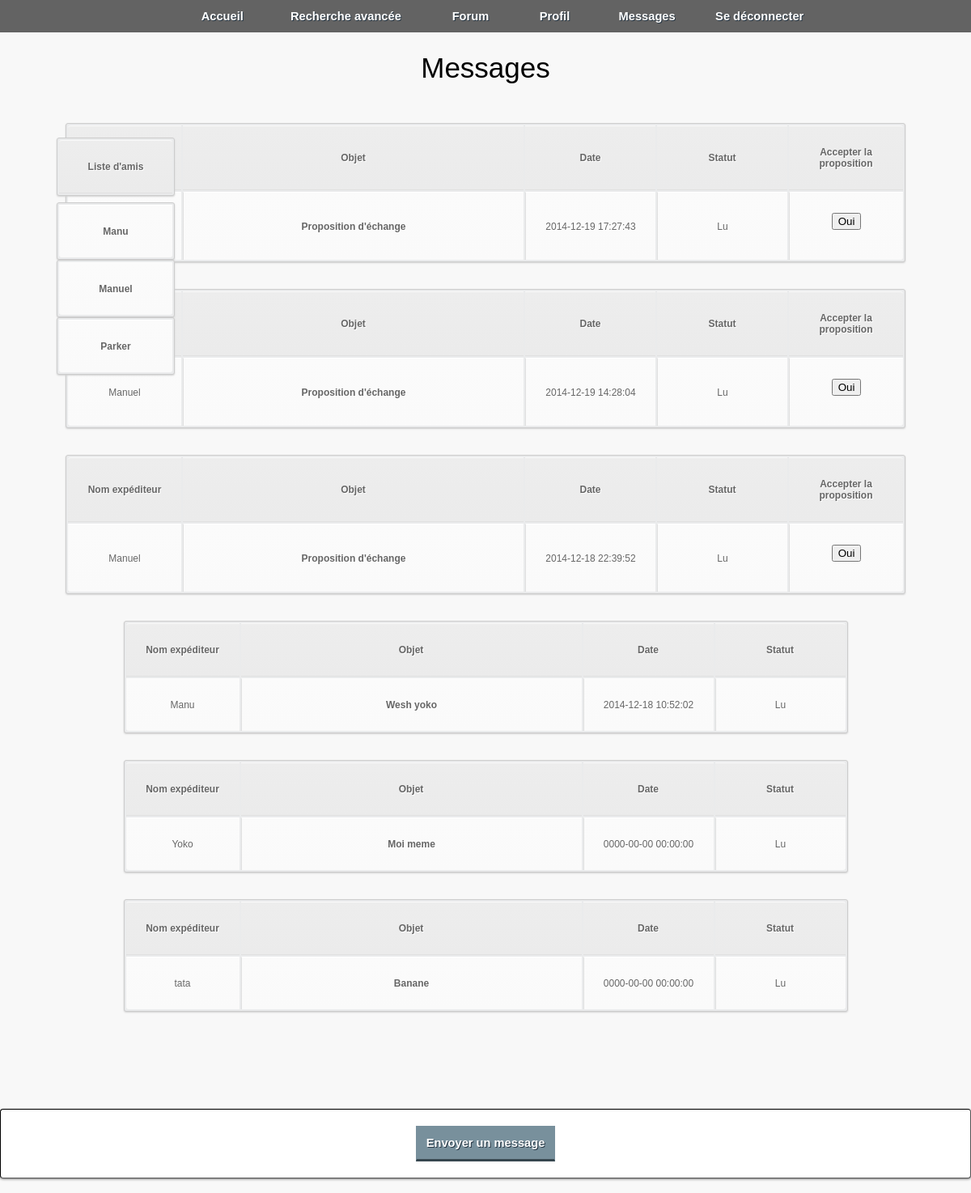
Page /fichiers_php/message.php (signed in) on the committed database.
### tables this page shows
CREATE TABLE IF NOT EXISTS `users` (
  `id_users` int(255) NOT NULL AUTO_INCREMENT,
  `username` varchar(255) NOT NULL,
  `nom_user` varchar(200) NOT NULL,
  `prenom_user` varchar(200) NOT NULL,
  `description_users` text NOT NULL,
  `preference_echange` text NOT NULL,
  `password` varchar(255) NOT NULL,
  `email` varchar(255) NOT NULL,
  `rights` varchar(255) NOT NULL,
  `signup_date` date NOT NULL,
  `avatar` varchar(300) NOT NULL,
  PRIMARY KEY (`id_users`)
);

CREATE TABLE IF NOT EXISTS `messages` (
  `id_message` int(11) NOT NULL AUTO_INCREMENT,
  `id_expediteur` int(11) NOT NULL DEFAULT '0',
  `id_destinataire` int(11) NOT NULL DEFAULT '0',
  `date_update` datetime DEFAULT '0000-00-00 00:00:00',
  `titre_message` text NOT NULL,
  `message` text NOT NULL,
  `lu_nonlu` int(11) DEFAULT NULL,
  `echange` int(11) DEFAULT NULL,
  PRIMARY KEY (`id_message`)
);

### fichiers_php/message.php (the view, shortened to what this page needs)
<html>
<head>
    <link rel="stylesheet" href="../style.css" />
</head>
<body>
<header>
    <?php include("menus.php"); ?>
</header>
<div class="superglobal">
    <div class="global">
        <div id="bloc_page_msg">
            <?php
            $req = $bdd -> prepare("SELECT id_ami FROM favoris WHERE friend=1 AND id_user=? GROUP BY id_ami");
            $req -> execute(array($_SESSION['userid']));
            $nb_friend = $req -> rowCount();
            if ($nb_friend !==0) {
                ?><table class="tableau_title_friend_box">
                    <tr>
                        <th>Liste d'amis</th>
                    </tr>
                </table>
                <div class="friend_box">
                <?php
                for ($x = 0 ; $x < $nb_friend ; $x++) {
                    $user_friend = $req->fetch();
                    $requst = $bdd -> prepare("SELECT username FROM users INNER JOIN favoris ON users.id_users=favoris.id_ami WHERE users.id_users=?");
                    $requst -> execute(array($user_friend[0]));
                    $usr_friend_name = $requst->fetch();
                    ?>
                    <table class'tableau_friend_box'>
                        <tr>
                            <td class="column_msg_1"><a href="discussion.php?id_friend=<?php echo $user_friend[0];?>"><?php echo $usr_friend_name[0]; ?></a></td>
                        </tr>
                    </table>
                <?php
                }
                ?> </div> <?php
            }
            $req = $bdd -> prepare("
              SELECT id_expediteur, titre_message, date_update, id_message, lu_nonlu, echange FROM messages AS m1 WHERE id_destinataire=? ORDER BY id_message DESC
              ");
            $req -> execute(array($_SESSION["userid"]));
            $nb = $req -> rowCount();
            if ($nb == 0) {
                echo '<div class="no_msg_r"><p><h7>Aucun message</h7><br/><br/></p></div>';
            }
            else {
                echo '<div class="new_msg"><h7>Messages</h7></div>';
                for ($i=0 ; $i < $nb ; $i++) {
                    $msg_recu = $req -> fetch();
                    $quser = $bdd -> prepare("SELECT username FROM users WHERE id_users=?");
                    $quser -> execute(array($msg_recu[0]));
                    $un = $quser -> fetch();
                    ?>
                    <table class="tableau_new_messages">
                            <tr>
                                <th>Nom exp&#233;diteur</td>
                                <th>Objet</td>
                                <th>Date</td>
                                <th>Statut</th>
                                <?php if (isset($msg_recu[5])) {echo '<th>Accepter la proposition</th>';} ?>
                            </tr>
                            <tr>
                                <td class="column_msg_1"><?php echo $un[0]; ?></td>
                                <td class="column_msg_3"><a href="liremsg.php?id=<?php echo $msg_recu[3] ?>"><?php echo $msg_recu[1] ?></a></td>
                                <td class="column_msg_2"><?php echo $msg_recu[2]; ?></td>
                                <td class="column_msg_2"><?php if ($msg_recu[4] == 1) {echo 'Non Lu';} else {echo 'Lu';} ?></td>
                                <?php if (isset($msg_recu[5])) {echo '<td class="column_msg_1"><form action="message.php?id=' . $msg_recu[3] . '" method="post"><input type="submit" name="validation" value="Oui" class="bouton"></td></form>' ;} ?><br/>
                            </tr>
                        </table>
                    <?php
                    }
                echo '<div class="no_msg"><p><a href="ecriremsg.php" id="btn_connexion">Envoyer un message</a></p></div>';
            }
            ?>
            <br/>
        </div>
    </div>
</div>
</body>
</html>

### fichiers_css/style_menu.css (style rules this page uses)
body { margin: 0; }

### fichiers_css/style_accueil.css (style rules this page uses)
body { margin: 0px; background-color: rgb(248,248,248); }

### fichiers_css/style_connexion.css (style rules this page uses)
#btn_connexion { background-color: #78909C; border: 1px solid transparent; border-bottom: 3px solid #37474F; color: #fff; display: inline-block; width: 170px; text-align: center; text-decoration: none; line-height: 40px; text-shadow: 1px 1px 0px #283744; font-size: 11pt; font-family: 'PT Sans', Arial, sans-serif; font-weight: bold; }

### fichiers_css/footer.css (style rules this page uses)
.superglobal { min-height: 100%; }
.global { position: relative; min-height: 100%; margin: 0 auto; }

### fichiers_css/messagerie.css (style rules this page uses)
#bloc_page_msg { position: relative; width: 100%; padding-top: 40px; }
.tableau_title_friend_box { position: fixed; text-align: center; margin-top: 130px; margin-left: 70px; margin-bottom: 15px; width: 146px; }
.friend_box { position: fixed; text-align: center; margin-top: 210px; margin-left: 70px; margin-bottom: 15px; }
.no_msg { position: relative; text-align: center; margin-left: auto; margin-top: 10%; margin-right: auto; border-width:1px; border-style:inset; border-color:black; background-color: white; border-radius: 4px; box-shadow: rgba(0, 0, 0, .5) 0 1px 3px; }
.no_msg p { margin: 0; padding-top: 20px; padding-bottom: 20px; }
.no_msg a { text-decoration: none; }
.new_msg { padding-top: 2%; padding-bottom: 30px; text-align: center; font-size: 35px; font-family: century, arial,sans-serif; }
.tableau_new_messages { text-align: center; margin-left: auto; margin-right: auto; margin-bottom: 15px; }
.column_msg_1 { width: 120px; }
.column_msg_2 { width: 140px; }
.column_msg_3 { width: 400px; }
table a:link { color: #666; font-weight: bold; text-decoration:none; }
table { font-family:Arial, Helvetica, sans-serif; color:#666; font-size:12px; text-shadow: 1px 1px 0px #fff; background:#eaebec; border:#ccc 1px solid; -moz-border-radius:3px; -webkit-border-radius:3px; border-radius:3px; -moz-box-shadow: 0 1px 2px #d1d1d1; -webkit-box-shadow: 0 1px 2px #d1d1d1; box-shadow: 0 1px 2px #d1d1d1; }
table th { padding-top: 25px; padding-bottom: 25px; padding-left: 10px; padding-right: 10px; border-top:1px solid #fafafa; border-bottom:1px solid #e0e0e0; background: #ededed; background: -webkit-gradient(linear, left top, left bottom, from(#ededed), to(#ebebeb)); background: -moz-linear-gradient(top, #ededed, #ebebeb); }
table tr:first-child th:first-child { -moz-border-radius-topleft:3px; -webkit-border-top-left-radius:3px; border-top-left-radius:3px; }
table tr:first-child th:last-child { -moz-border-radius-topright:3px; -webkit-border-top-right-radius:3px; border-top-right-radius:3px; }
table tr { text-align: center; padding-left:20px; }
table td:first-child { border-left: 0; }
table td { padding-top: 25px; padding-bottom: 25px; padding-left: 10px; padding-right: 10px; border-top: 1px solid #ffffff; border-bottom:1px solid #e0e0e0; border-left: 1px solid #e0e0e0; background: #fafafa; background: -webkit-gradient(linear, left top, left bottom, from(#fbfbfb), to(#fafafa)); background: -moz-linear-gradient(top, #fbfbfb, #fafafa); }
table tr:last-child td { border-bottom:0; }
table tr:last-child td:first-child { -moz-border-radius-bottomleft:3px; -webkit-border-bottom-left-radius:3px; border-bottom-left-radius:3px; }
table tr:last-child td:last-child { -moz-border-radius-bottomright:3px; -webkit-border-bottom-right-radius:3px; border-bottom-right-radius:3px; }

### rows in the picture
users: username "Manu"
users: username "Manuel"
users: username "Parker"
messages: shows "Accepter la proposition", titre_message "Proposition d'échange", date_update "2014-12-19 17:27:43", shows "Lu"
messages: shows "Accepter la proposition", users.username "Manuel", titre_message "Proposition d'échange", date_update "2014-12-19 14:28:04", shows "Lu"
messages: shows "Accepter la proposition", users.username "Manuel", titre_message "Proposition d'échange", date_update "2014-12-18 22:39:52", shows "Lu"
messages: users.username "Manu", titre_message "Wesh yoko", date_update "2014-12-18 10:52:02", shows "Lu"
messages: users.username "Yoko", titre_message "Moi meme", date_update "0000-00-00 00:00:00", shows "Lu"
messages: users.username "tata", titre_message "Banane", date_update "0000-00-00 00:00:00", shows "Lu"
